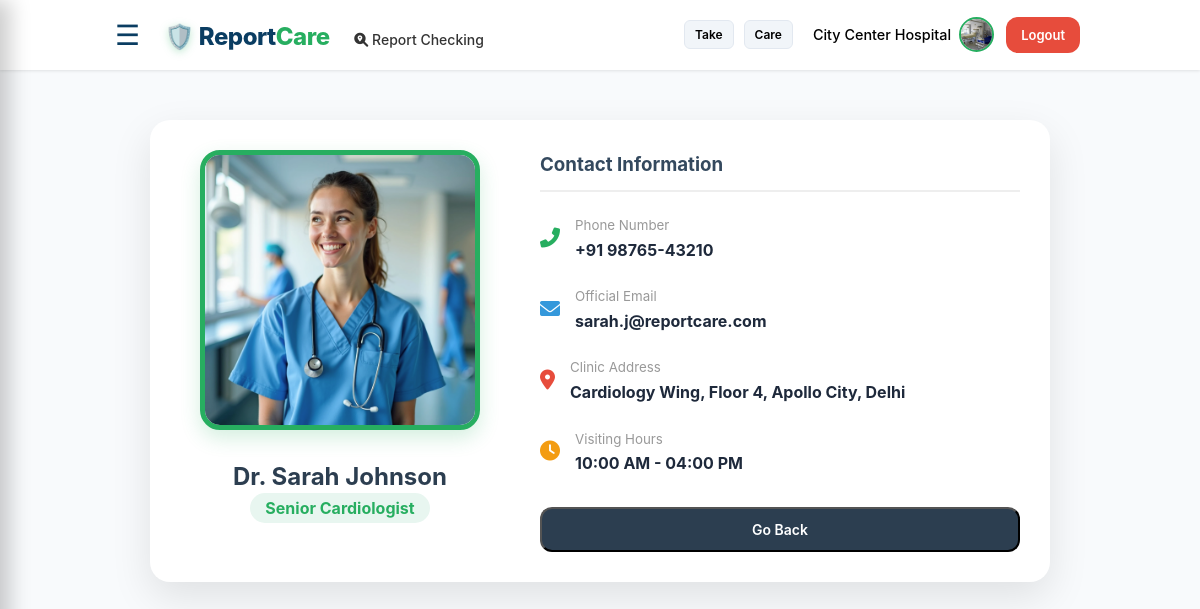
The page /doctor/1 (signed in) on the database its author committed.
### app.py (models this page shows)
class User(db.Model):
    id = db.Column(db.Integer, primary_key=True)
    role = db.Column(db.String(20)) # 'Lab' or 'Other'
    email = db.Column(db.String(100), unique=True, nullable=False)
    password = db.Column(db.String(100), nullable=False)
    name = db.Column(db.String(100))
    phone = db.Column(db.String(20))
    address = db.Column(db.Text)
    license_no = db.Column(db.String(100)) # Special for Lab
    profile_pic = db.Column(db.String(200), default='default_user.png')
    signature_img = db.Column(db.String(200))

### app.py (the view)
@app.route('/doctor/<int:doc_id>')
def doctor_detail(doc_id):
    doctors = {
        1: {"name": "Dr. Sarah Johnson", "spec": "Senior Cardiologist", "phone": "+91 98765-43210", "email": "sarah.j@reportcare.com", "address": "Cardiology Wing, Floor 4, Apollo City, Delhi", "timing": "10:00 AM - 04:00 PM", "img": "doctor1.png"},
        2: {"name": "Dr. Rajesh Kumar", "spec": "Pathology Expert", "phone": "+91 88776-55443", "email": "rajesh.path@reportcare.com", "address": "Main Lab Block, Sector 12, Mumbai", "timing": "09:00 AM - 06:00 PM", "img": "doctor2.png"},
        3: {"name": "Dr. Michael Chen", "spec": "Neurologist", "phone": "+91 8815621892", "email": "michael.neuro@reportcare.com", "address": "Main Lab Block, Sector 10, tatanagar", "timing": "10:00 AM - 06:00 PM", "img": "doctor3.png"},
        4: {"name": "Dr. Anjali Mehta", "spec": "Radiologist", "phone": "+91 9876513647", "email": "anjali.radio@reportcare.com", "address": "Main Lab Block-22, Sector 2, Delhi", "timing": "09:00 AM - 08:00 PM", "img": "doctor4.png"},
    }
    doc = doctors.get(doc_id, doctors[1]) # Default to 1 if not found
    return render_template('doctor_detail.html', doc=doc)

### app.py (called while the page is built)
@app.context_processor
def inject_user():
    user = User.query.get(session.get('user_id')) if 'user_id' in session else None
    return dict(current_user=user)

### templates/doctor_detail.html
{% extends "base.html" %}
{% block content %}
<div style="max-width: 900px; margin: 50px auto; padding: 30px; background: white; border-radius: 20px; box-shadow: 0 15px 40px rgba(0,0,0,0.1); display: flex; gap: 40px; flex-wrap: wrap;">
    <div style="flex: 1; min-width: 300px; text-align: center;">
        <img src="{{ url_for('static', filename='images/' + doc.img) }}"
             style="width: 100%; max-width: 280px; border-radius: 20px; border: 5px solid #27AE60; box-shadow: 0 8px 20px rgba(39, 174, 96, 0.2);">
        <h2 style="margin-top: 20px; color: #2c3e50;">{{ doc.name }}</h2>
        <span style="background: #e8f6f0; color: #27ae60; padding: 5px 15px; border-radius: 20px; font-weight: bold;">{{ doc.spec }}</span>
    </div>
    <div style="flex: 1.5; min-width: 300px;">
        <h3 style="border-bottom: 2px solid #eee; padding-bottom: 10px; color: #34495e;">Contact Information</h3>
        <div style="display: grid; gap: 20px; margin-top: 20px;">
            <div style="display: flex; align-items: center; gap: 15px;">
                <i class="fas fa-phone-alt" style="color: #27AE60; font-size: 20px;"></i>
                <div><small style="color: #999;">Phone Number</small><br><strong>{{ doc.phone }}</strong></div>
            </div>
            <div style="display: flex; align-items: center; gap: 15px;">
                <i class="fas fa-envelope" style="color: #3498db; font-size: 20px;"></i>
                <div><small style="color: #999;">Official Email</small><br><strong>{{ doc.email }}</strong></div>
            </div>
            <div style="display: flex; align-items: center; gap: 15px;">
                <i class="fas fa-map-marker-alt" style="color: #e74c3c; font-size: 20px;"></i>
                <div><small style="color: #999;">Clinic Address</small><br><strong>{{ doc.address }}</strong></div>
            </div>
            <div style="display: flex; align-items: center; gap: 15px;">
                <i class="fas fa-clock" style="color: #f39c12; font-size: 20px;"></i>
                <div><small style="color: #999;">Visiting Hours</small><br><strong>{{ doc.timing }}</strong></div>
            </div>
        </div>
        <button class="btn" style="width: 100%; margin-top: 30px; padding: 12px; background: #2c3e50;" onclick="window.history.back()">Go Back</button>
    </div>
</div>
{% endblock %}

### templates/base.html (shortened to what this page needs)
<!DOCTYPE html>
<html lang="en">
<head>
    <link rel="stylesheet" href="/static/css/style.css">
    <link rel="stylesheet" type="text/css" href="https://cdn.jsdelivr.net/npm/toastify-js/src/toastify.min.css">
    <link rel="stylesheet" href="https://cdnjs.cloudflare.com/ajax/libs/font-awesome/6.0.0/css/all.min.css">
</head>
<body>
<nav class="navbar">
    <div class="left">
        <span class="menu" onclick="toggleMenu()" style="margin-right: 15px; cursor:pointer;">☰</span>
        <span class="logo">
            <span class="shield">🛡️</span> Report<span style="color:#27AE60;">Care</span>
        </span>
        <a href="/verifyreport" style="margin-left: 20px; text-decoration: none; color: #333; font-size: 14px; font-weight: 500;">
        <i class="fas fa-search-location"></i> Report Checking
    </a>
    </div>
    <div class="right" style="display: flex; align-items: center; gap: 15px;">
        <div class="lang-buttons">
            <button>Take</button>
            <button>Care</button>
        </div>
        {% if current_user %}
            <div class="user-profile-nav" style="display: flex; align-items: center; gap: 12px;">
                <a href="/profile" style="display: flex; align-items: center; text-decoration: none; gap: 8px;">
                    <span style="color: black; font-size: 0.9rem; font-weight: 500;">{{ current_user.name }}</span>
                    <img src="{{ url_for('static', filename='uploads/profile_pictures/' + (current_user.profile_pic if current_user.profile_pic else 'default_user.png')) }}"
                         class="nav-profile-img" alt="Profile"
                         style="width: 35px; height: 35px; border-radius: 50%; object-fit: cover; border: 2px solid #27AE60;">
                </a>
                <a href="/logout" class="btn logout-btn" style="background-color: #e74c3c; padding: 6px 12px; font-size: 13px;">Logout</a>
            </div>
        {% else %}
            <a href="/login" class="btn">Login</a>
            <a href="/register" class="btn">Register</a>
        {% endif %}
    </div>
</nav>
{% block content %}{% endblock %}
</body>
</html>

### static/css/style.css (style rules this page uses)
:root { --primary: #0A3D62; --secondary: #27AE60; --accent: #10b981; --dark: #1e293b; --light: #f8fafc; --white: #ffffff; --shadow: 0 10px 25px -5px rgba(0, 0, 0, 0.1), 0 8px 10px -6px rgba(0, 0, 0, 0.1); --transition: all 0.3s cubic-bezier(0.4, 0, 0.2, 1); }
* { margin: 0; padding: 0; box-sizing: border-box; font-family: 'Inter', -apple-system, BlinkMacSystemFont, "Segoe UI", Roboto, sans-serif; }
body { background: var(--light); color: var(--dark); line-height: 1.6; }
.navbar { height: 70px; display: flex; align-items: center; justify-content: space-between; background: rgba(255, 255, 255, 0.95); backdrop-filter: blur(10px); padding: 0 10%; box-shadow: 0 1px 3px rgba(0,0,0,0.1); position: sticky; top: 0; z-index: 1200; transition: var(--transition); }
.logo { font-size: 24px; font-weight: 800; letter-spacing: -0.5px; color: var(--primary); text-decoration: none; }
.logo .shield { filter: drop-shadow(0 2px 4px rgba(39, 174, 96, 0.3)); }
.right button { background: #f1f5f9; border: 1px solid #e2e8f0; padding: 6px 12px; border-radius: 8px; margin-right: 5px; font-size: 12px; cursor: pointer; transition: var(--transition); }
.btn { padding: 10px 24px; border-radius: 12px; font-size: 14px; font-weight: 600; color: var(--white); text-decoration: none; background: var(--primary); transition: var(--transition); display: inline-block; }
.menu { font-size: 28px; cursor: pointer; color: var(--primary); padding: 5px; margin-left: -10px; transition: var(--transition); }
.right { display: flex; align-items: center; gap: 12px; }
.lang-buttons { display: flex; gap: 5px; }
.lang-buttons button { background: #f1f5f9; border: 1px solid #e2e8f0; padding: 6px 10px; border-radius: 6px; font-size: 12px; font-weight: 600; cursor: pointer; transition: var(--transition); }
.user-profile-nav { display: flex; align-items: center; gap: 12px; }
.nav-profile-img { width: 40px; height: 40px; border-radius: 50%; object-fit: cover; border: 2px solid var(--secondary); display: block; }
.logout-btn { background-color: #e74c3c !important; padding: 8px 15px !important; font-size: 13px !important; }

### rows shown on the page
User: name "City Center Hospital", profile_pic (picture)

### other values the page prints
{{ doc.name }} "Dr. Sarah Johnson"
{{ doc.spec }} "Senior Cardiologist"
{{ doc.phone }} "+91 98765-43210"
{{ doc.email }} "sarah.j@reportcare.com"
{{ doc.address }} "Cardiology Wing, Floor 4, Apollo City, Delhi"
{{ doc.timing }} "10:00 AM - 04:00 PM"
